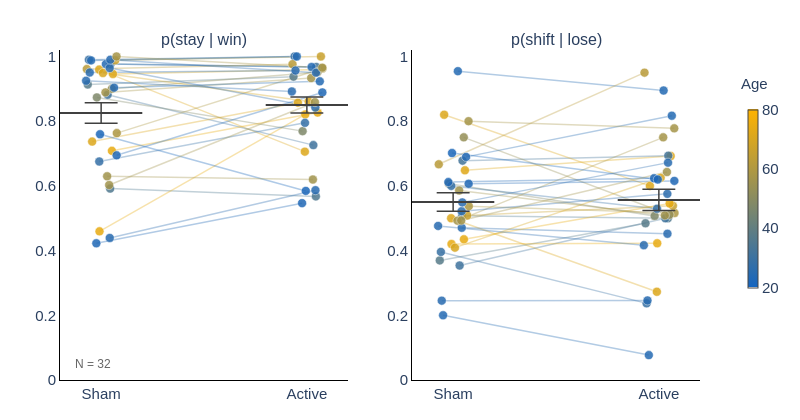
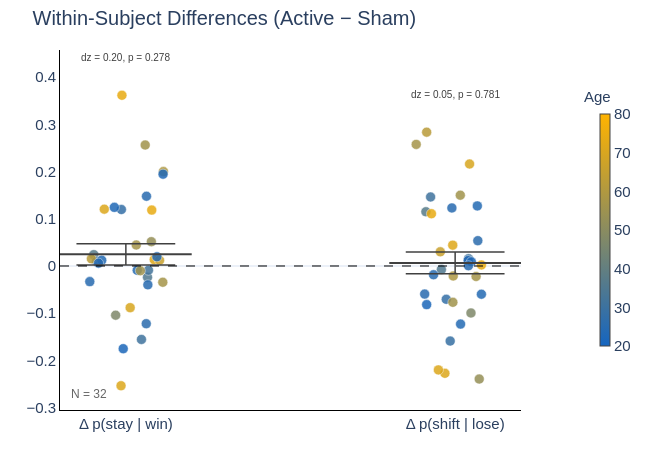

The notebook cell these images were saved under, in order:
### Markdown cell above
---
## 4. Win-Stay / Lose-Shift Analysis

### Code cell
# WSLS analysis for H1 and H2
wsls_results = run_wsls_analysis(data_h1, data_h2, data)

### Figure 1 — Plotly figure (JSON) as saved in the notebook; plotly's stock layout.template omitted (floating-point values rounded to 4 significant figures)
{"data": [{"hoverinfo": "skip", "line": {"color": "rgba(79,120,143,0.35)", "width": 1.5}, "mode": "lines", "showlegend": false, "type": "scatter", "x": [0.04383, 1.044], "xaxis": "x", "y": [0.5915, 0.5676], "yaxis": "y"}, {"hoverinfo": "skip", "line": {"color": "rgba(220,167,28,0.35)", "width": 1.5}, "mode": "lines", "showlegend": false, "type": "scatter", "x": [-0.009779, 0.9902], "xaxis": "x", "y": [0.9595, 0.7059], "yaxis": "y"}, {"hoverinfo": "skip", "line": {"color": "rgba(223,168,25,0.35)", "width": 1.5}, "mode": "lines", "showlegend": false, "type": "scatter", "x": [0.05738, 1.057], "xaxis": "x", "y": [0.9459, 0.9595], "yaxis": "y"}, {"hoverinfo": "skip", "line": {"color": "rgba(63,115,157,0.35)", "width": 1.5}, "mode": "lines", "showlegend": false, "type": "scatter", "x": [0.03158, 1.032], "xaxis": "x", "y": [0.8816, 0.726], "yaxis": "y"}, {"hoverinfo": "skip", "line": {"color": "rgba(87,123,137,0.35)", "width": 1.5}, "mode": "lines", "showlegend": false, "type": "scatter", "x": [-0.06493, 0.9351], "xaxis": "x", "y": [0.9135, 0.9375], "yaxis": "y"}, {"hoverinfo": "skip", "line": {"color": "rgba(173,151,67,0.35)", "width": 1.5}, "mode": "lines", "showlegend": false, "type": "scatter", "x": [0.0761, 1.076], "xaxis": "x", "y": [0.7632, 0.963], "yaxis": "y"}, {"hoverinfo": "skip", "line": {"color": "rgba(40,107,176,0.35)", "width": 1.5}, "mode": "lines", "showlegend": false, "type": "scatter", "x": [0.04178, 1.042], "xaxis": "x", "y": [0.439, 0.5867], "yaxis": "y"}, {"hoverinfo": "skip", "line": {"color": "rgba(67,116,153,0.35)", "width": 1.5}, "mode": "lines", "showlegend": false, "type": "scatter", "x": [0.04577, 1.046], "xaxis": "x", "y": [0.9767, 0.9677], "yaxis": "y"}, {"hoverinfo": "skip", "line": {"color": "rgba(55,112,163,0.35)", "width": 1.5}, "mode": "lines", "showlegend": false, "type": "scatter", "x": [-0.0595, 0.9405], "xaxis": "x", "y": [0.9898, 1], "yaxis": "y"}, {"hoverinfo": "skip", "line": {"color": "rgba(232,171,18,0.35)", "width": 1.5}, "mode": "lines", "showlegend": false, "type": "scatter", "x": [-0.007938, 0.9921], "xaxis": "x", "y": [0.4595, 0.8209], "yaxis": "y"}, {"hoverinfo": "skip", "line": {"color": "rgba(126,136,105,0.35)", "width": 1.5}, "mode": "lines", "showlegend": false, "type": "scatter", "x": [-0.02067, 0.9793], "xaxis": "x", "y": [0.8734, 0.7692], "yaxis": "y"}, {"hoverinfo": "skip", "line": {"color": "rgba(200,160,44,0.35)", "width": 1.5}, "mode": "lines", "showlegend": false, "type": "scatter", "x": [0.06828, 1.068], "xaxis": "x", "y": [0.988, 1], "yaxis": "y"}, {"hoverinfo": "skip", "line": {"color": "rgba(36,106,179,0.35)", "width": 1.5}, "mode": "lines", "showlegend": false, "type": "scatter", "x": [0.02302, 1.023], "xaxis": "x", "y": [0.9765, 0.9674], "yaxis": "y"}, {"hoverinfo": "skip", "line": {"color": "rgba(149,143,86,0.35)", "width": 1.5}, "mode": "lines", "showlegend": false, "type": "scatter", "x": [0.05164, 1.052], "xaxis": "x", "y": [0.9, 0.9515], "yaxis": "y"}, {"hoverinfo": "skip", "line": {"color": "rgba(52,111,166,0.35)", "width": 1.5}, "mode": "lines", "showlegend": false, "type": "scatter", "x": [-0.009054, 0.9909], "xaxis": "x", "y": [0.6753, 0.7949], "yaxis": "y"}, {"hoverinfo": "skip", "line": {"color": "rgba(220,167,28,0.35)", "width": 1.5}, "mode": "lines", "showlegend": false, "type": "scatter", "x": [-0.04364, 0.9564], "xaxis": "x", "y": [0.7368, 0.8571], "yaxis": "y"}, {"hoverinfo": "skip", "line": {"color": "rgba(216,166,31,0.35)", "width": 1.5}, "mode": "lines", "showlegend": false, "type": "scatter", "x": [0.008734, 1.009], "xaxis": "x", "y": [0.949, 0.8608], "yaxis": "y"}, {"hoverinfo": "skip", "line": {"color": "rgba(185,155,57,0.35)", "width": 1.5}, "mode": "lines", "showlegend": false, "type": "scatter", "x": [-0.06979, 0.9302], "xaxis": "x", "y": [0.961, 0.9762], "yaxis": "y"}, {"hoverinfo": "skip", "line": {"color": "rgba(232,171,18,0.35)", "width": 1.5}, "mode": "lines", "showlegend": false, "type": "scatter", "x": [0.05242, 1.052], "xaxis": "x", "y": [0.7083, 0.8267], "yaxis": "y"}, {"hoverinfo": "skip", "line": {"color": "rgba(165,149,73,0.35)", "width": 1.5}, "mode": "lines", "showlegend": false, "type": "scatter", "x": [0.02107, 1.021], "xaxis": "x", "y": [0.8889, 0.9333], "yaxis": "y"}, {"hoverinfo": "skip", "line": {"color": "rgba(43,108,173,0.35)", "width": 1.5}, "mode": "lines", "showlegend": false, "type": "scatter", "x": [0.04129, 1.041], "xaxis": "x", "y": [0.9643, 0.8421], "yaxis": "y"}, {"hoverinfo": "skip", "line": {"color": "rgba(32,104,182,0.35)", "width": 1.5}, "mode": "lines", "showlegend": false, "type": "scatter", "x": [-0.02328, 0.9767], "xaxis": "x", "y": [0.4225, 0.5467], "yaxis": "y"}, {"hoverinfo": "skip", "line": {"color": "rgba(32,104,182,0.35)", "width": 1.5}, "mode": "lines", "showlegend": false, "type": "scatter", "x": [0.07531, 1.075], "xaxis": "x", "y": [0.6944, 0.8889], "yaxis": "y"}, {"hoverinfo": "skip", "line": {"color": "rgba(36,106,179,0.35)", "width": 1.5}, "mode": "lines", "showlegend": false, "type": "scatter", "x": [0.0629, 1.063], "xaxis": "x", "y": [0.9036, 0.9231], "yaxis": "y"}, {"hoverinfo": "skip", "line": {"color": "rgba(40,107,176,0.35)", "width": 1.5}, "mode": "lines", "showlegend": false, "type": "scatter", "x": [0.04454, 1.045], "xaxis": "x", "y": [0.9899, 0.95], "yaxis": "y"}, {"hoverinfo": "skip", "line": {"color": "rgba(36,106,179,0.35)", "width": 1.5}, "mode": "lines", "showlegend": false, "type": "scatter", "x": [-0.04886, 0.9511], "xaxis": "x", "y": [0.9878, 1], "yaxis": "y"}, {"hoverinfo": "skip", "line": {"color": "rgba(28,103,185,0.35)", "width": 1.5}, "mode": "lines", "showlegend": false, "type": "scatter", "x": [-0.005325, 0.9947], "xaxis": "x", "y": [0.7595, 0.5844], "yaxis": "y"}, {"hoverinfo": "skip", "line": {"color": "rgba(40,107,176,0.35)", "width": 1.5}, "mode": "lines", "showlegend": false, "type": "scatter", "x": [-0.07299, 0.927], "xaxis": "x", "y": [0.925, 0.8919], "yaxis": "y"}, {"hoverinfo": "skip", "line": {"color": "rgba(40,107,176,0.35)", "width": 1.5}, "mode": "lines", "showlegend": false, "type": "scatter", "x": [-0.05531, 0.9447], "xaxis": "x", "y": [0.9505, 0.9565], "yaxis": "y"}, {"hoverinfo": "skip", "line": {"color": "rgba(161,147,76,0.35)", "width": 1.5}, "mode": "lines", "showlegend": false, "type": "scatter", "x": [0.02929, 1.029], "xaxis": "x", "y": [0.6296, 0.6196], "yaxis": "y"}, {"hoverinfo": "skip", "line": {"color": "rgba(161,147,76,0.35)", "width": 1.5}, "mode": "lines", "showlegend": false, "type": "scatter", "x": [0.03916, 1.039], "xaxis": "x", "y": [0.6026, 0.8587], "yaxis": "y"}, {"hoverinfo": "skip", "line": {"color": "rgba(165,149,73,0.35)", "width": 1.5}, "mode": "lines", "showlegend": false, "type": "scatter", "x": [0.0748, 1.075], "xaxis": "x", "y": [1, 0.9655], "yaxis": "y"}, {"hoverinfo": "text+y", "marker": {"color": ["rgb(79,120,143)", "rgb(220,167,28)", "rgb(223,168,25)", "rgb(63,115,157)", "rgb(87,123,137)", "rgb(173,151,67)", "rgb(40,107,176)", "rgb(67,116,153)", "rgb(55,112,163)", "rgb(232,171,18)", "rgb(126,136,105)", "rgb(200,160,44)", "rgb(36,106,179)", "rgb(149,143,86)", "rgb(52,111,166)", "rgb(220,167,28)", "rgb(216,166,31)", "rgb(185,155,57)", "rgb(232,171,18)", "rgb(165,149,73)", "rgb(43,108,173)", "rgb(32,104,182)", "rgb(32,104,182)", "rgb(36,106,179)", "rgb(40,107,176)", "rgb(36,106,179)", "rgb(28,103,185)", "rgb(40,107,176)", "rgb(40,107,176)", "rgb(161,147,76)", "rgb(161,147,76)", "rgb(165,149,73)"], "line": {"color": "white", "width": 0.5}, "opacity": 0.85, "size": 9}, "mode": "markers", "showlegend": false, "text": ["sub-10369<br>Age: 35", "sub-10418<br>Age: 71", "sub-10541<br>Age: 72", "sub-10559<br>Age: 31", "sub-10589<br>Age: 37", "sub-10590<br>Age: 59", "sub-10606<br>Age: 25", "sub-10608<br>Age: 32", "sub-10636<br>Age: 29", "sub-10638<br>Age: 74", "sub-10641<br>Age: 47", "sub-10649<br>Age: 66", "sub-10656<br>Age: 24", "sub-10661<br>Age: 53", "sub-10804<br>Age: 28", "sub-10809<br>Age: 71", "sub-10810<br>Age: 70", "sub-10862<br>Age: 62", "sub-10866<br>Age: 74", "sub-10886<br>Age: 57", "sub-10950<br>Age: 26", "sub-10951<br>Age: 23", "sub-10998<br>Age: 23", "sub-11016<br>Age: 24", "sub-11030<br>Age: 25", "sub-11286<br>Age: 24", "sub-11318<br>Age: 22", "sub-11329<br>Age: 25", "sub-11526<br>Age: 25", "sub-11563<br>Age: 56", "sub-11628<br>Age: 56", "sub-11631<br>Age: 57"], "type": "scatter", "x": [0.04383, -0.009779, 0.05738, 0.03158, -0.06493, 0.0761, 0.04178, 0.04577, -0.0595, -0.007938, -0.02067, 0.06828, 0.02302, 0.05164, -0.009054, -0.04364, 0.008734, -0.06979, 0.05242, 0.02107, 0.04129, -0.02328, 0.07531, 0.0629, 0.04454, -0.04886, -0.005325, -0.07299, -0.05531, 0.02929, 0.03916, 0.0748], "xaxis": "x", "y": [0.5915, 0.9595, 0.9459, 0.8816, 0.9135, 0.7632, 0.439, 0.9767, 0.9898, 0.4595, 0.8734, 0.988, 0.9765, 0.9, 0.6753, 0.7368, 0.949, 0.961, 0.7083, 0.8889, 0.9643, 0.4225, 0.6944, 0.9036, 0.9899, 0.9878, 0.7595, 0.925, 0.9505, 0.6296, 0.6026, 1], "yaxis": "y"}, {"hoverinfo": "skip", "line": {"color": "#404040", "width": 1.5}, "mode": "lines", "showlegend": false, "type": "scatter", "x": [0, 0], "xaxis": "x", "y": [0.7938, 0.8567], "yaxis": "y"}, {"hoverinfo": "skip", "line": {"color": "#404040", "width": 1.5}, "mode": "lines", "showlegend": false, "type": "scatter", "x": [-0.08, 0.08], "xaxis": "x", "y": [0.8567, 0.8567], "yaxis": "y"}, {"hoverinfo": "skip", "line": {"color": "#404040", "width": 1.5}, "mode": "lines", "showlegend": false, "type": "scatter", "x": [-0.08, 0.08], "xaxis": "x", "y": [0.7938, 0.7938], "yaxis": "y"}, {"hoverinfo": "text", "line": {"color": "#404040", "width": 2}, "mode": "lines", "showlegend": false, "text": ["Sham mean: 0.825", "Sham mean: 0.825"], "type": "scatter", "x": [-0.2, 0.2], "xaxis": "x", "y": [0.8252, 0.8252], "yaxis": "y"}, {"hoverinfo": "text+y", "marker": {"color": ["rgb(79,120,143)", "rgb(220,167,28)", "rgb(223,168,25)", "rgb(63,115,157)", "rgb(87,123,137)", "rgb(173,151,67)", "rgb(40,107,176)", "rgb(67,116,153)", "rgb(55,112,163)", "rgb(232,171,18)", "rgb(126,136,105)", "rgb(200,160,44)", "rgb(36,106,179)", "rgb(149,143,86)", "rgb(52,111,166)", "rgb(220,167,28)", "rgb(216,166,31)", "rgb(185,155,57)", "rgb(232,171,18)", "rgb(165,149,73)", "rgb(43,108,173)", "rgb(32,104,182)", "rgb(32,104,182)", "rgb(36,106,179)", "rgb(40,107,176)", "rgb(36,106,179)", "rgb(28,103,185)", "rgb(40,107,176)", "rgb(40,107,176)", "rgb(161,147,76)", "rgb(161,147,76)", "rgb(165,149,73)"], "line": {"color": "white", "width": 0.5}, "opacity": 0.85, "size": 9}, "mode": "markers", "showlegend": false, "text": ["sub-10369<br>Age: 35", "sub-10418<br>Age: 71", "sub-10541<br>Age: 72", "sub-10559<br>Age: 31", "sub-10589<br>Age: 37", "sub-10590<br>Age: 59", "sub-10606<br>Age: 25", "sub-10608<br>Age: 32", "sub-10636<br>Age: 29", "sub-10638<br>Age: 74", "sub-10641<br>Age: 47", "sub-10649<br>Age: 66", "sub-10656<br>Age: 24", "sub-10661<br>Age: 53", "sub-10804<br>Age: 28", "sub-10809<br>Age: 71", "sub-10810<br>Age: 70", "sub-10862<br>Age: 62", "sub-10866<br>Age: 74", "sub-10886<br>Age: 57", "sub-10950<br>Age: 26", "sub-10951<br>Age: 23", "sub-10998<br>Age: 23", "sub-11016<br>Age: 24", "sub-11030<br>Age: 25", "sub-11286<br>Age: 24", "sub-11318<br>Age: 22", "sub-11329<br>Age: 25", "sub-11526<br>Age: 25", "sub-11563<br>Age: 56", "sub-11628<br>Age: 56", "sub-11631<br>Age: 57"], "type": "scatter", "x": [1.044, 0.9902, 1.057, 1.032, 0.9351, 1.076, 1.042, 1.046, 0.9405, 0.9921, 0.9793, 1.068, 1.023, 1.052, 0.9909, 0.9564, 1.009, 0.9302, 1.052, 1.021, 1.041, 0.9767, 1.075, 1.063, 1.045, 0.9511, 0.9947, 0.927, 0.9447, 1.029, 1.039, 1.075], "xaxis": "x", "y": [0.5676, 0.7059, 0.9595, 0.726, 0.9375, 0.963, 0.5867, 0.9677, 1, 0.8209, 0.7692, 1, 0.9674, 0.9515, 0.7949, 0.8571, 0.8608, 0.9762, 0.8267, 0.9333, 0.8421, 0.5467, 0.8889, 0.9231, 0.95, 1, 0.5844, 0.8919, 0.9565, 0.6196, 0.8587, 0.9655], "yaxis": "y"}, {"hoverinfo": "skip", "line": {"color": "#404040", "width": 1.5}, "mode": "lines", "showlegend": false, "type": "scatter", "x": [1, 1], "xaxis": "x", "y": [0.825, 0.8749], "yaxis": "y"}, {"hoverinfo": "skip", "line": {"color": "#404040", "width": 1.5}, "mode": "lines", "showlegend": false, "type": "scatter", "x": [0.92, 1.08], "xaxis": "x", "y": [0.8749, 0.8749], "yaxis": "y"}, {"hoverinfo": "skip", "line": {"color": "#404040", "width": 1.5}, "mode": "lines", "showlegend": false, "type": "scatter", "x": [0.92, 1.08], "xaxis": "x", "y": [0.825, 0.825], "yaxis": "y"}, {"hoverinfo": "text", "line": {"color": "#404040", "width": 2}, "mode": "lines", "showlegend": false, "text": ["Active mean: 0.850", "Active mean: 0.850"], "type": "scatter", "x": [0.8, 1.2], "xaxis": "x", "y": [0.85, 0.85], "yaxis": "y"}, {"hoverinfo": "skip", "line": {"color": "rgba(79,120,143,0.35)", "width": 1.5}, "mode": "lines", "showlegend": false, "type": "scatter", "x": [0.04383, 1.044], "xaxis": "x2", "y": [0.5077, 0.5], "yaxis": "y2"}, {"hoverinfo": "skip", "line": {"color": "rgba(220,167,28,0.35)", "width": 1.5}, "mode": "lines", "showlegend": false, "type": "scatter", "x": [-0.009779, 0.9902], "xaxis": "x2", "y": [0.5, 0.2727], "yaxis": "y2"}, {"hoverinfo": "skip", "line": {"color": "rgba(223,168,25,0.35)", "width": 1.5}, "mode": "lines", "showlegend": false, "type": "scatter", "x": [0.05738, 1.057], "xaxis": "x2", "y": [0.6481, 0.6923], "yaxis": "y2"}, {"hoverinfo": "skip", "line": {"color": "rgba(63,115,157,0.35)", "width": 1.5}, "mode": "lines", "showlegend": false, "type": "scatter", "x": [0.03158, 1.032], "xaxis": "x2", "y": [0.3538, 0.5], "yaxis": "y2"}, {"hoverinfo": "skip", "line": {"color": "rgba(87,123,137,0.35)", "width": 1.5}, "mode": "lines", "showlegend": false, "type": "scatter", "x": [-0.06493, 0.9351], "xaxis": "x2", "y": [0.3696, 0.4844], "yaxis": "y2"}, {"hoverinfo": "skip", "line": {"color": "rgba(173,151,67,0.35)", "width": 1.5}, "mode": "lines", "showlegend": false, "type": "scatter", "x": [0.0761, 1.076], "xaxis": "x2", "y": [0.5373, 0.5161], "yaxis": "y2"}, {"hoverinfo": "skip", "line": {"color": "rgba(40,107,176,0.35)", "width": 1.5}, "mode": "lines", "showlegend": false, "type": "scatter", "x": [0.04178, 1.042], "xaxis": "x2", "y": [0.4706, 0.4521], "yaxis": "y2"}, {"hoverinfo": "skip", "line": {"color": "rgba(67,116,153,0.35)", "width": 1.5}, "mode": "lines", "showlegend": false, "type": "scatter", "x": [0.04577, 1.046], "xaxis": "x2", "y": [0.678, 0.6933], "yaxis": "y2"}, {"hoverinfo": "skip", "line": {"color": "rgba(55,112,163,0.35)", "width": 1.5}, "mode": "lines", "showlegend": false, "type": "scatter", "x": [-0.0595, 0.9405], "xaxis": "x2", "y": [0.3958, 0.2368], "yaxis": "y2"}, {"hoverinfo": "skip", "line": {"color": "rgba(232,171,18,0.35)", "width": 1.5}, "mode": "lines", "showlegend": false, "type": "scatter", "x": [-0.007938, 0.9921], "xaxis": "x2", "y": [0.4203, 0.4225], "yaxis": "y2"}, {"hoverinfo": "skip", "line": {"color": "rgba(126,136,105,0.35)", "width": 1.5}, "mode": "lines", "showlegend": false, "type": "scatter", "x": [-0.02067, 0.9793], "xaxis": "x2", "y": [0.6066, 0.507], "yaxis": "y2"}, {"hoverinfo": "skip", "line": {"color": "rgba(200,160,44,0.35)", "width": 1.5}, "mode": "lines", "showlegend": false, "type": "scatter", "x": [0.06828, 1.068], "xaxis": "x2", "y": [0.5085, 0.5385], "yaxis": "y2"}, {"hoverinfo": "skip", "line": {"color": "rgba(36,106,179,0.35)", "width": 1.5}, "mode": "lines", "showlegend": false, "type": "scatter", "x": [0.02302, 1.023], "xaxis": "x2", "y": [0.9545, 0.8947], "yaxis": "y2"}, {"hoverinfo": "skip", "line": {"color": "rgba(149,143,86,0.35)", "width": 1.5}, "mode": "lines", "showlegend": false, "type": "scatter", "x": [0.05164, 1.052], "xaxis": "x2", "y": [0.75, 0.5106], "yaxis": "y2"}, {"hoverinfo": "skip", "line": {"color": "rgba(52,111,166,0.35)", "width": 1.5}, "mode": "lines", "showlegend": false, "type": "scatter", "x": [-0.009054, 0.9909], "xaxis": "x2", "y": [0.6, 0.5294], "yaxis": "y2"}, {"hoverinfo": "skip", "line": {"color": "rgba(220,167,28,0.35)", "width": 1.5}, "mode": "lines", "showlegend": false, "type": "scatter", "x": [-0.04364, 0.9564], "xaxis": "x2", "y": [0.82, 0.6], "yaxis": "y2"}, {"hoverinfo": "skip", "line": {"color": "rgba(216,166,31,0.35)", "width": 1.5}, "mode": "lines", "showlegend": false, "type": "scatter", "x": [0.008734, 1.009], "xaxis": "x2", "y": [0.4091, 0.625], "yaxis": "y2"}, {"hoverinfo": "skip", "line": {"color": "rgba(185,155,57,0.35)", "width": 1.5}, "mode": "lines", "showlegend": false, "type": "scatter", "x": [-0.06979, 0.9302], "xaxis": "x2", "y": [0.6667, 0.95], "yaxis": "y2"}, {"hoverinfo": "skip", "line": {"color": "rgba(232,171,18,0.35)", "width": 1.5}, "mode": "lines", "showlegend": false, "type": "scatter", "x": [0.05242, 1.052], "xaxis": "x2", "y": [0.4348, 0.5455], "yaxis": "y2"}, {"hoverinfo": "skip", "line": {"color": "rgba(165,149,73,0.35)", "width": 1.5}, "mode": "lines", "showlegend": false, "type": "scatter", "x": [0.02107, 1.021], "xaxis": "x2", "y": [0.4925, 0.75], "yaxis": "y2"}, {"hoverinfo": "skip", "line": {"color": "rgba(43,108,173,0.35)", "width": 1.5}, "mode": "lines", "showlegend": false, "type": "scatter", "x": [0.04129, 1.041], "xaxis": "x2", "y": [0.5217, 0.5753], "yaxis": "y2"}, {"hoverinfo": "skip", "line": {"color": "rgba(32,104,182,0.35)", "width": 1.5}, "mode": "lines", "showlegend": false, "type": "scatter", "x": [-0.02328, 0.9767], "xaxis": "x2", "y": [0.6118, 0.6234], "yaxis": "y2"}, {"hoverinfo": "skip", "line": {"color": "rgba(32,104,182,0.35)", "width": 1.5}, "mode": "lines", "showlegend": false, "type": "scatter", "x": [0.07531, 1.075], "xaxis": "x2", "y": [0.6066, 0.6154], "yaxis": "y2"}, {"hoverinfo": "skip", "line": {"color": "rgba(36,106,179,0.35)", "width": 1.5}, "mode": "lines", "showlegend": false, "type": "scatter", "x": [0.0629, 1.063], "xaxis": "x2", "y": [0.6897, 0.8169], "yaxis": "y2"}, {"hoverinfo": "skip", "line": {"color": "rgba(40,107,176,0.35)", "width": 1.5}, "mode": "lines", "showlegend": false, "type": "scatter", "x": [0.04454, 1.045], "xaxis": "x2", "y": [0.549, 0.6719], "yaxis": "y2"}, {"hoverinfo": "skip", "line": {"color": "rgba(36,106,179,0.35)", "width": 1.5}, "mode": "lines", "showlegend": false, "type": "scatter", "x": [-0.04886, 0.9511], "xaxis": "x2", "y": [0.2, 0.07692], "yaxis": "y2"}, {"hoverinfo": "skip", "line": {"color": "rgba(28,103,185,0.35)", "width": 1.5}, "mode": "lines", "showlegend": false, "type": "scatter", "x": [-0.005325, 0.9947], "xaxis": "x2", "y": [0.7015, 0.6197], "yaxis": "y2"}, {"hoverinfo": "skip", "line": {"color": "rgba(40,107,176,0.35)", "width": 1.5}, "mode": "lines", "showlegend": false, "type": "scatter", "x": [-0.07299, 0.927], "xaxis": "x2", "y": [0.4762, 0.4167], "yaxis": "y2"}, {"hoverinfo": "skip", "line": {"color": "rgba(40,107,176,0.35)", "width": 1.5}, "mode": "lines", "showlegend": false, "type": "scatter", "x": [-0.05531, 0.9447], "xaxis": "x2", "y": [0.2453, 0.2459], "yaxis": "y2"}, {"hoverinfo": "skip", "line": {"color": "rgba(161,147,76,0.35)", "width": 1.5}, "mode": "lines", "showlegend": false, "type": "scatter", "x": [0.02929, 1.029], "xaxis": "x2", "y": [0.5857, 0.5088], "yaxis": "y2"}, {"hoverinfo": "skip", "line": {"color": "rgba(161,147,76,0.35)", "width": 1.5}, "mode": "lines", "showlegend": false, "type": "scatter", "x": [0.03916, 1.039], "xaxis": "x2", "y": [0.493, 0.6429], "yaxis": "y2"}, {"hoverinfo": "skip", "line": {"color": "rgba(165,149,73,0.35)", "width": 1.5}, "mode": "lines", "showlegend": false, "type": "scatter", "x": [0.0748, 1.075], "xaxis": "x2", "y": [0.8, 0.7778], "yaxis": "y2"}, {"hoverinfo": "text+y", "marker": {"color": ["rgb(79,120,143)", "rgb(220,167,28)", "rgb(223,168,25)", "rgb(63,115,157)", "rgb(87,123,137)", "rgb(173,151,67)", "rgb(40,107,176)", "rgb(67,116,153)", "rgb(55,112,163)", "rgb(232,171,18)", "rgb(126,136,105)", "rgb(200,160,44)", "rgb(36,106,179)", "rgb(149,143,86)", "rgb(52,111,166)", "rgb(220,167,28)", "rgb(216,166,31)", "rgb(185,155,57)", "rgb(232,171,18)", "rgb(165,149,73)", "rgb(43,108,173)", "rgb(32,104,182)", "rgb(32,104,182)", "rgb(36,106,179)", "rgb(40,107,176)", "rgb(36,106,179)", "rgb(28,103,185)", "rgb(40,107,176)", "rgb(40,107,176)", "rgb(161,147,76)", "rgb(161,147,76)", "rgb(165,149,73)"], "line": {"color": "white", "width": 0.5}, "opacity": 0.85, "size": 9}, "mode": "markers", "showlegend": false, "text": ["sub-10369<br>Age: 35", "sub-10418<br>Age: 71", "sub-10541<br>Age: 72", "sub-10559<br>Age: 31", "sub-10589<br>Age: 37", "sub-10590<br>Age: 59", "sub-10606<br>Age: 25", "sub-10608<br>Age: 32", "sub-10636<br>Age: 29", "sub-10638<br>Age: 74", "sub-10641<br>Age: 47", "sub-10649<br>Age: 66", "sub-10656<br>Age: 24", "sub-10661<br>Age: 53", "sub-10804<br>Age: 28", "sub-10809<br>Age: 71", "sub-10810<br>Age: 70", "sub-10862<br>Age: 62", "sub-10866<br>Age: 74", "sub-10886<br>Age: 57", "sub-10950<br>Age: 26", "sub-10951<br>Age: 23", "sub-10998<br>Age: 23", "sub-11016<br>Age: 24", "sub-11030<br>Age: 25", "sub-11286<br>Age: 24", "sub-11318<br>Age: 22", "sub-11329<br>Age: 25", "sub-11526<br>Age: 25", "sub-11563<br>Age: 56", "sub-11628<br>Age: 56", "sub-11631<br>Age: 57"], "type": "scatter", "x": [0.04383, -0.009779, 0.05738, 0.03158, -0.06493, 0.0761, 0.04178, 0.04577, -0.0595, -0.007938, -0.02067, 0.06828, 0.02302, 0.05164, -0.009054, -0.04364, 0.008734, -0.06979, 0.05242, 0.02107, 0.04129, -0.02328, 0.07531, 0.0629, 0.04454, -0.04886, -0.005325, -0.07299, -0.05531, 0.02929, 0.03916, 0.0748], "xaxis": "x2", "y": [0.5077, 0.5, 0.6481, 0.3538, 0.3696, 0.5373, 0.4706, 0.678, 0.3958, 0.4203, 0.6066, 0.5085, 0.9545, 0.75, 0.6, 0.82, 0.4091, 0.6667, 0.4348, 0.4925, 0.5217, 0.6118, 0.6066, 0.6897, 0.549, 0.2, 0.7015, 0.4762, 0.2453, 0.5857, 0.493, 0.8], "yaxis": "y2"}, {"hoverinfo": "skip", "line": {"color": "#404040", "width": 1.5}, "mode": "lines", "showlegend": false, "type": "scatter", "x": [0, 0], "xaxis": "x2", "y": [0.5214, 0.5789], "yaxis": "y2"}, {"hoverinfo": "skip", "line": {"color": "#404040", "width": 1.5}, "mode": "lines", "showlegend": false, "type": "scatter", "x": [-0.08, 0.08], "xaxis": "x2", "y": [0.5789, 0.5789], "yaxis": "y2"}, {"hoverinfo": "skip", "line": {"color": "#404040", "width": 1.5}, "mode": "lines", "showlegend": false, "type": "scatter", "x": [-0.08, 0.08], "xaxis": "x2", "y": [0.5214, 0.5214], "yaxis": "y2"}, {"hoverinfo": "text", "line": {"color": "#404040", "width": 2}, "mode": "lines", "showlegend": false, "text": ["Sham mean: 0.550", "Sham mean: 0.550"], "type": "scatter", "x": [-0.2, 0.2], "xaxis": "x2", "y": [0.5501, 0.5501], "yaxis": "y2"}, {"hoverinfo": "text+y", "marker": {"color": ["rgb(79,120,143)", "rgb(220,167,28)", "rgb(223,168,25)", "rgb(63,115,157)", "rgb(87,123,137)", "rgb(173,151,67)", "rgb(40,107,176)", "rgb(67,116,153)", "rgb(55,112,163)", "rgb(232,171,18)", "rgb(126,136,105)", "rgb(200,160,44)", "rgb(36,106,179)", "rgb(149,143,86)", "rgb(52,111,166)", "rgb(220,167,28)", "rgb(216,166,31)", "rgb(185,155,57)", "rgb(232,171,18)", "rgb(165,149,73)", "rgb(43,108,173)", "rgb(32,104,182)", "rgb(32,104,182)", "rgb(36,106,179)", "rgb(40,107,176)", "rgb(36,106,179)", "rgb(28,103,185)", "rgb(40,107,176)", "rgb(40,107,176)", "rgb(161,147,76)", "rgb(161,147,76)", "rgb(165,149,73)"], "line": {"color": "white", "width": 0.5}, "opacity": 0.85, "size": 9}, "mode": "markers", "showlegend": false, "text": ["sub-10369<br>Age: 35", "sub-10418<br>Age: 71", "sub-10541<br>Age: 72", "sub-10559<br>Age: 31", "sub-10589<br>Age: 37", "sub-10590<br>Age: 59", "sub-10606<br>Age: 25", "sub-10608<br>Age: 32", "sub-10636<br>Age: 29", "sub-10638<br>Age: 74", "sub-10641<br>Age: 47", "sub-10649<br>Age: 66", "sub-10656<br>Age: 24", "sub-10661<br>Age: 53", "sub-10804<br>Age: 28", "sub-10809<br>Age: 71", "sub-10810<br>Age: 70", "sub-10862<br>Age: 62", "sub-10866<br>Age: 74", "sub-10886<br>Age: 57", "sub-10950<br>Age: 26", "sub-10951<br>Age: 23", "sub-10998<br>Age: 23", "sub-11016<br>Age: 24", "sub-11030<br>Age: 25", "sub-11286<br>Age: 24", "sub-11318<br>Age: 22", "sub-11329<br>Age: 25", "sub-11526<br>Age: 25", "sub-11563<br>Age: 56", "sub-11628<br>Age: 56", "sub-11631<br>Age: 57"], "type": "scatter", "x": [1.044, 0.9902, 1.057, 1.032, 0.9351, 1.076, 1.042, 1.046, 0.9405, 0.9921, 0.9793, 1.068, 1.023, 1.052, 0.9909, 0.9564, 1.009, 0.9302, 1.052, 1.021, 1.041, 0.9767, 1.075, 1.063, 1.045, 0.9511, 0.9947, 0.927, 0.9447, 1.029, 1.039, 1.075], "xaxis": "x2", "y": [0.5, 0.2727, 0.6923, 0.5, 0.4844, 0.5161, 0.4521, 0.6933, 0.2368, 0.4225, 0.507, 0.5385, 0.8947, 0.5106, 0.5294, 0.6, 0.625, 0.95, 0.5455, 0.75, 0.5753, 0.6234, 0.6154, 0.8169, 0.6719, 0.07692, 0.6197, 0.4167, 0.2459, 0.5088, 0.6429, 0.7778], "yaxis": "y2"}, {"hoverinfo": "skip", "line": {"color": "#404040", "width": 1.5}, "mode": "lines", "showlegend": false, "type": "scatter", "x": [1, 1], "xaxis": "x2", "y": [0.5237, 0.5896], "yaxis": "y2"}, {"hoverinfo": "skip", "line": {"color": "#404040", "width": 1.5}, "mode": "lines", "showlegend": false, "type": "scatter", "x": [0.92, 1.08], "xaxis": "x2", "y": [0.5896, 0.5896], "yaxis": "y2"}, {"hoverinfo": "skip", "line": {"color": "#404040", "width": 1.5}, "mode": "lines", "showlegend": false, "type": "scatter", "x": [0.92, 1.08], "xaxis": "x2", "y": [0.5237, 0.5237], "yaxis": "y2"}, {"hoverinfo": "text", "line": {"color": "#404040", "width": 2}, "mode": "lines", "showlegend": false, "text": ["Active mean: 0.557", "Active mean: 0.557"], "type": "scatter", "x": [0.8, 1.2], "xaxis": "x2", "y": [0.5566, 0.5566], "yaxis": "y2"}, {"hoverinfo": "skip", "marker": {"cmax": 80, "cmin": 20, "color": [20, 21.22, 22.45, 23.67, 24.9, 26.12, 27.35, 28.57, 29.8, 31.02, 32.24, 33.47, 34.69, 35.92, 37.14, 38.37, 39.59, 40.82, 42.04, 43.27, 44.49, 45.71, 46.94, 48.16, 49.39, 50.61, 51.84, 53.06, 54.29, 55.51, 56.73, 57.96, 59.18, 60.41, 61.63, 62.86, 64.08, 65.31, 66.53, 67.76, 68.98, 70.2, 71.43, 72.65, 73.88, 75.1, 76.33, 77.55, 78.78, 80], "colorbar": {"len": 0.6, "thickness": 10, "tickfont": {"size": 15}, "x": 1.06, "y": 0.55}, "colorscale": [[0, "#1565C0"], [1, "#FFB300"]], "size": 0.1}, "mode": "markers", "showlegend": false, "type": "scatter", "x": [null, null, null, null, null, null, null, null, null, null, null, null, null, null, null, null, null, null, null, null, null, null, null, null, null, null, null, null, null, null, null, null, null, null, null, null, null, null, null, null, null, null, null, null, null, null, null, null, null, null], "y": [null, null, null, null, null, null, null, null, null, null, null, null, null, null, null, null, null, null, null, null, null, null, null, null, null, null, null, null, null, null, null, null, null, null, null, null, null, null, null, null, null, null, null, null, null, null, null, null, null, null]}], "layout": {"annotations": [{"font": {"size": 16}, "showarrow": false, "text": "p(stay | win)", "x": 0.225, "xanchor": "center", "xref": "paper", "y": 1, "yanchor": "bottom", "yref": "paper"}, {"font": {"size": 16}, "showarrow": false, "text": "p(shift | lose)", "x": 0.775, "xanchor": "center", "xref": "paper", "y": 1, "yanchor": "bottom", "yref": "paper"}, {"font": {"size": 15}, "showarrow": false, "text": "Age", "x": 1.11, "xref": "paper", "y": 0.93, "yref": "paper"}, {"font": {"color": "#666666", "size": 12}, "showarrow": false, "text": "N = 32", "x": 0.02, "xanchor": "left", "xref": "paper", "y": 0.02, "yref": "paper"}], "font": {"family": "Arial", "size": 14}, "height": 420, "margin": {"b": 40, "l": 60, "r": 100, "t": 50}, "width": 800, "xaxis": {"anchor": "y", "autorange": true, "domain": [0, 0.45], "linecolor": "black", "linewidth": 1, "range": [-0.2, 1.2], "showgrid": false, "showline": true, "tickfont": {"size": 15}, "ticktext": ["Sham", "Active"], "tickvals": [0, 1], "type": "linear", "zeroline": false}, "xaxis2": {"anchor": "y2", "autorange": true, "domain": [0.55, 1], "linecolor": "black", "linewidth": 1, "range": [-0.2, 1.2], "showgrid": false, "showline": true, "tickfont": {"size": 15}, "ticktext": ["Sham", "Active"], "tickvals": [0, 1], "type": "linear", "zeroline": false}, "yaxis": {"anchor": "x", "domain": [0, 1], "linecolor": "black", "linewidth": 1, "range": [0, 1.02], "showgrid": false, "showline": true, "tickfont": {"size": 15}, "type": "linear"}, "yaxis2": {"anchor": "x2", "domain": [0, 1], "linecolor": "black", "linewidth": 1, "range": [0, 1.02], "showgrid": false, "showline": true, "tickfont": {"size": 15}, "type": "linear"}}}

### Figure 2 — Plotly figure (JSON) as saved in the notebook; plotly's stock layout.template omitted (floating-point values rounded to 4 significant figures)
{"data": [{"hoverinfo": "text+y", "marker": {"color": ["rgb(79,120,143)", "rgb(220,167,28)", "rgb(223,168,25)", "rgb(63,115,157)", "rgb(87,123,137)", "rgb(173,151,67)", "rgb(40,107,176)", "rgb(67,116,153)", "rgb(55,112,163)", "rgb(232,171,18)", "rgb(126,136,105)", "rgb(200,160,44)", "rgb(36,106,179)", "rgb(149,143,86)", "rgb(52,111,166)", "rgb(220,167,28)", "rgb(216,166,31)", "rgb(185,155,57)", "rgb(232,171,18)", "rgb(165,149,73)", "rgb(43,108,173)", "rgb(32,104,182)", "rgb(32,104,182)", "rgb(36,106,179)", "rgb(40,107,176)", "rgb(36,106,179)", "rgb(28,103,185)", "rgb(40,107,176)", "rgb(40,107,176)", "rgb(161,147,76)", "rgb(161,147,76)", "rgb(165,149,73)"], "line": {"color": "white", "width": 0.5}, "opacity": 0.85, "size": 10}, "mode": "markers", "showlegend": false, "text": ["sub-10369<br>Age: 35<br>Δ: -0.024", "sub-10418<br>Age: 71<br>Δ: -0.254", "sub-10541<br>Age: 72<br>Δ: 0.014", "sub-10559<br>Age: 31<br>Δ: -0.156", "sub-10589<br>Age: 37<br>Δ: 0.024", "sub-10590<br>Age: 59<br>Δ: 0.200", "sub-10606<br>Age: 25<br>Δ: 0.148", "sub-10608<br>Age: 32<br>Δ: -0.009", "sub-10636<br>Age: 29<br>Δ: 0.010", "sub-10638<br>Age: 74<br>Δ: 0.361", "sub-10641<br>Age: 47<br>Δ: -0.104", "sub-10649<br>Age: 66<br>Δ: 0.012", "sub-10656<br>Age: 24<br>Δ: -0.009", "sub-10661<br>Age: 53<br>Δ: 0.051", "sub-10804<br>Age: 28<br>Δ: 0.120", "sub-10809<br>Age: 71<br>Δ: 0.120", "sub-10810<br>Age: 70<br>Δ: -0.088", "sub-10862<br>Age: 62<br>Δ: 0.015", "sub-10866<br>Age: 74<br>Δ: 0.118", "sub-10886<br>Age: 57<br>Δ: 0.044", "sub-10950<br>Age: 26<br>Δ: -0.122", "sub-10951<br>Age: 23<br>Δ: 0.124", "sub-10998<br>Age: 23<br>Δ: 0.194", "sub-11016<br>Age: 24<br>Δ: 0.019", "sub-11030<br>Age: 25<br>Δ: -0.040", "sub-11286<br>Age: 24<br>Δ: 0.012", "sub-11318<br>Age: 22<br>Δ: -0.175", "sub-11329<br>Age: 25<br>Δ: -0.033", "sub-11526<br>Age: 25<br>Δ: 0.006", "sub-11563<br>Age: 56<br>Δ: -0.010", "sub-11628<br>Age: 56<br>Δ: 0.256", "sub-11631<br>Age: 57<br>Δ: -0.034"], "type": "scatter", "x": [0.06575, -0.01467, 0.08606, 0.04737, -0.0974, 0.1141, 0.06267, 0.06866, -0.08925, -0.01191, -0.03101, 0.1024, 0.03453, 0.07746, -0.01358, -0.06546, 0.0131, -0.1047, 0.07863, 0.0316, 0.06194, -0.03491, 0.113, 0.09435, 0.06681, -0.07329, -0.007987, -0.1095, -0.08297, 0.04393, 0.05874, 0.1122], "y": [-0.02398, -0.2536, 0.01351, -0.1556, 0.02404, 0.1998, 0.1476, -0.009002, 0.0102, 0.3614, -0.1042, 0.01205, -0.009079, 0.05146, 0.1195, 0.1203, -0.08822, 0.01515, 0.1183, 0.04444, -0.1222, 0.1241, 0.1944, 0.01946, -0.0399, 0.0122, -0.1751, -0.03311, 0.006027, -0.01006, 0.2561, -0.03448]}, {"hoverinfo": "skip", "line": {"color": "#404040", "width": 1.5}, "mode": "lines", "showlegend": false, "type": "scatter", "x": [0, 0], "y": [0.002337, 0.04716]}, {"hoverinfo": "skip", "line": {"color": "#404040", "width": 1.5}, "mode": "lines", "showlegend": false, "type": "scatter", "x": [-0.15, 0.15], "y": [0.04716, 0.04716]}, {"hoverinfo": "skip", "line": {"color": "#404040", "width": 1.5}, "mode": "lines", "showlegend": false, "type": "scatter", "x": [-0.15, 0.15], "y": [0.002337, 0.002337]}, {"hoverinfo": "text", "line": {"color": "#404040", "width": 2}, "mode": "lines", "showlegend": false, "text": ["Mean Δ: 0.025", "Mean Δ: 0.025"], "type": "scatter", "x": [-0.2, 0.2], "y": [0.02475, 0.02475]}, {"hoverinfo": "text+y", "marker": {"color": ["rgb(79,120,143)", "rgb(220,167,28)", "rgb(223,168,25)", "rgb(63,115,157)", "rgb(87,123,137)", "rgb(173,151,67)", "rgb(40,107,176)", "rgb(67,116,153)", "rgb(55,112,163)", "rgb(232,171,18)", "rgb(126,136,105)", "rgb(200,160,44)", "rgb(36,106,179)", "rgb(149,143,86)", "rgb(52,111,166)", "rgb(220,167,28)", "rgb(216,166,31)", "rgb(185,155,57)", "rgb(232,171,18)", "rgb(165,149,73)", "rgb(43,108,173)", "rgb(32,104,182)", "rgb(32,104,182)", "rgb(36,106,179)", "rgb(40,107,176)", "rgb(36,106,179)", "rgb(28,103,185)", "rgb(40,107,176)", "rgb(40,107,176)", "rgb(161,147,76)", "rgb(161,147,76)", "rgb(165,149,73)"], "line": {"color": "white", "width": 0.5}, "opacity": 0.85, "size": 10}, "mode": "markers", "showlegend": false, "text": ["sub-10369<br>Age: 35<br>Δ: -0.008", "sub-10418<br>Age: 71<br>Δ: -0.227", "sub-10541<br>Age: 72<br>Δ: 0.044", "sub-10559<br>Age: 31<br>Δ: 0.146", "sub-10589<br>Age: 37<br>Δ: 0.115", "sub-10590<br>Age: 59<br>Δ: -0.021", "sub-10606<br>Age: 25<br>Δ: -0.019", "sub-10608<br>Age: 32<br>Δ: 0.015", "sub-10636<br>Age: 29<br>Δ: -0.159", "sub-10638<br>Age: 74<br>Δ: 0.002", "sub-10641<br>Age: 47<br>Δ: -0.100", "sub-10649<br>Age: 66<br>Δ: 0.030", "sub-10656<br>Age: 24<br>Δ: -0.060", "sub-10661<br>Age: 53<br>Δ: -0.239", "sub-10804<br>Age: 28<br>Δ: -0.071", "sub-10809<br>Age: 71<br>Δ: -0.220", "sub-10810<br>Age: 70<br>Δ: 0.216", "sub-10862<br>Age: 62<br>Δ: 0.283", "sub-10866<br>Age: 74<br>Δ: 0.111", "sub-10886<br>Age: 57<br>Δ: 0.257", "sub-10950<br>Age: 26<br>Δ: 0.054", "sub-10951<br>Age: 23<br>Δ: 0.012", "sub-10998<br>Age: 23<br>Δ: 0.009", "sub-11016<br>Age: 24<br>Δ: 0.127", "sub-11030<br>Age: 25<br>Δ: 0.123", "sub-11286<br>Age: 24<br>Δ: -0.123", "sub-11318<br>Age: 22<br>Δ: -0.082", "sub-11329<br>Age: 25<br>Δ: -0.060", "sub-11526<br>Age: 25<br>Δ: 0.001", "sub-11563<br>Age: 56<br>Δ: -0.077", "sub-11628<br>Age: 56<br>Δ: 0.150", "sub-11631<br>Age: 57<br>Δ: -0.022"], "type": "scatter", "x": [0.9582, 0.9689, 0.9927, 0.9255, 0.9112, 0.9942, 0.9345, 1.041, 0.9849, 1.08, 1.048, 0.955, 1.08, 1.073, 0.973, 0.9492, 1.044, 0.9135, 0.928, 0.8818, 1.069, 1.04, 1.049, 1.067, 0.9901, 1.016, 0.9136, 0.9075, 1.04, 0.9931, 1.016, 1.064], "y": [-0.007692, -0.2273, 0.04416, 0.1462, 0.1148, -0.02118, -0.01853, 0.01537, -0.159, 0.002245, -0.09952, 0.02999, -0.05981, -0.2394, -0.07059, -0.22, 0.2159, 0.2833, 0.1107, 0.2575, 0.0536, 0.01161, 0.008827, 0.1272, 0.1229, -0.1231, -0.08177, -0.05952, 0.0006186, -0.07694, 0.1499, -0.02222]}, {"hoverinfo": "skip", "line": {"color": "#404040", "width": 1.5}, "mode": "lines", "showlegend": false, "type": "scatter", "x": [1, 1], "y": [-0.01666, 0.02967]}, {"hoverinfo": "skip", "line": {"color": "#404040", "width": 1.5}, "mode": "lines", "showlegend": false, "type": "scatter", "x": [0.85, 1.15], "y": [0.02967, 0.02967]}, {"hoverinfo": "skip", "line": {"color": "#404040", "width": 1.5}, "mode": "lines", "showlegend": false, "type": "scatter", "x": [0.85, 1.15], "y": [-0.01666, -0.01666]}, {"hoverinfo": "text", "line": {"color": "#404040", "width": 2}, "mode": "lines", "showlegend": false, "text": ["Mean Δ: 0.007", "Mean Δ: 0.007"], "type": "scatter", "x": [0.8, 1.2], "y": [0.006509, 0.006509]}, {"hoverinfo": "skip", "marker": {"cmax": 80, "cmin": 20, "color": [20, 21.22, 22.45, 23.67, 24.9, 26.12, 27.35, 28.57, 29.8, 31.02, 32.24, 33.47, 34.69, 35.92, 37.14, 38.37, 39.59, 40.82, 42.04, 43.27, 44.49, 45.71, 46.94, 48.16, 49.39, 50.61, 51.84, 53.06, 54.29, 55.51, 56.73, 57.96, 59.18, 60.41, 61.63, 62.86, 64.08, 65.31, 66.53, 67.76, 68.98, 70.2, 71.43, 72.65, 73.88, 75.1, 76.33, 77.55, 78.78, 80], "colorbar": {"len": 0.7, "thickness": 10, "tickfont": {"size": 15}, "x": 1.15, "y": 0.5}, "colorscale": [[0, "#1565C0"], [1, "#FFB300"]], "size": 0.1}, "mode": "markers", "showlegend": false, "type": "scatter", "x": [null, null, null, null, null, null, null, null, null, null, null, null, null, null, null, null, null, null, null, null, null, null, null, null, null, null, null, null, null, null, null, null, null, null, null, null, null, null, null, null, null, null, null, null, null, null, null, null, null, null], "y": [null, null, null, null, null, null, null, null, null, null, null, null, null, null, null, null, null, null, null, null, null, null, null, null, null, null, null, null, null, null, null, null, null, null, null, null, null, null, null, null, null, null, null, null, null, null, null, null, null, null]}], "layout": {"annotations": [{"font": {"color": "#404040", "size": 10}, "showarrow": false, "text": "dz = 0.20, p = 0.278", "x": 0, "y": 0.4414}, {"font": {"color": "#404040", "size": 10}, "showarrow": false, "text": "dz = 0.05, p = 0.781", "x": 1, "y": 0.3633}, {"font": {"size": 15}, "showarrow": false, "text": "Age", "x": 1.2, "xref": "paper", "y": 0.9, "yref": "paper"}, {"font": {"color": "#666666", "size": 12}, "showarrow": false, "text": "N = 32", "x": 0.02, "xanchor": "left", "xref": "paper", "y": 0.02, "yref": "paper"}], "font": {"family": "Arial", "size": 14}, "height": 450, "margin": {"b": 40, "l": 60, "r": 100, "t": 50}, "shapes": [{"line": {"color": "black", "dash": "dash", "width": 1}, "type": "line", "x0": 0, "x1": 1, "xref": "x domain", "y0": 0, "y1": 0, "yref": "y"}], "title": {"text": "Within-Subject Differences (Active − Sham)"}, "width": 650, "xaxis": {"autorange": true, "linecolor": "black", "linewidth": 1, "range": [-0.2, 1.2], "showgrid": false, "showline": true, "tickfont": {"size": 15}, "ticktext": ["Δ p(stay | win)", "Δ p(shift | lose)"], "tickvals": [0, 1], "type": "linear", "zeroline": false}, "yaxis": {"autorange": true, "linecolor": "black", "linewidth": 1, "range": [-0.3049, 0.4573], "showgrid": false, "showline": true, "tickfont": {"size": 15}, "type": "linear"}}}
